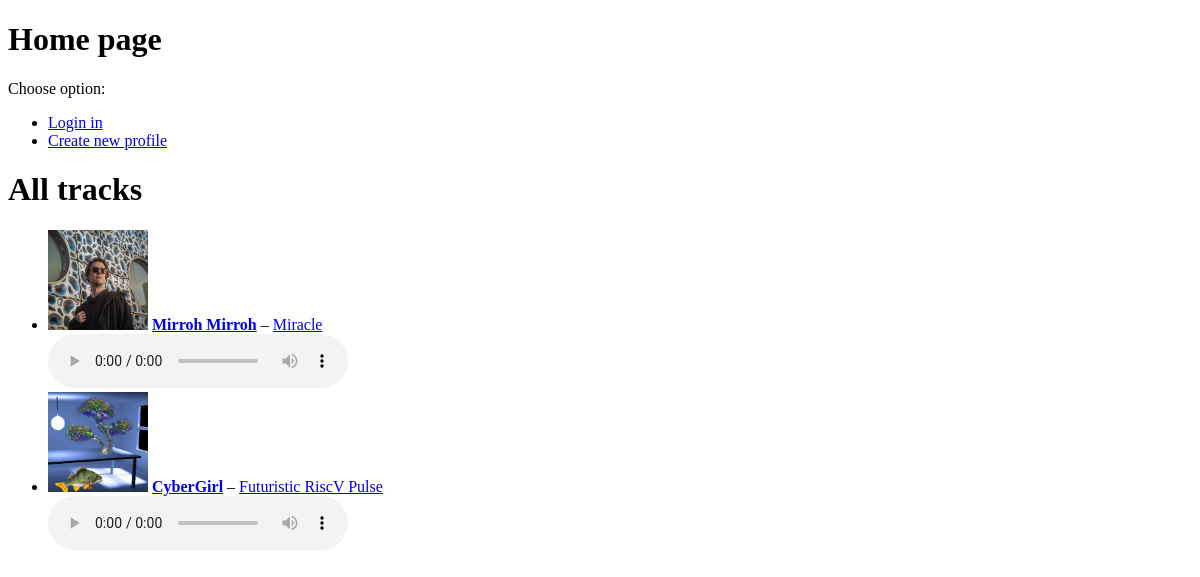
Before: / with the older database file.
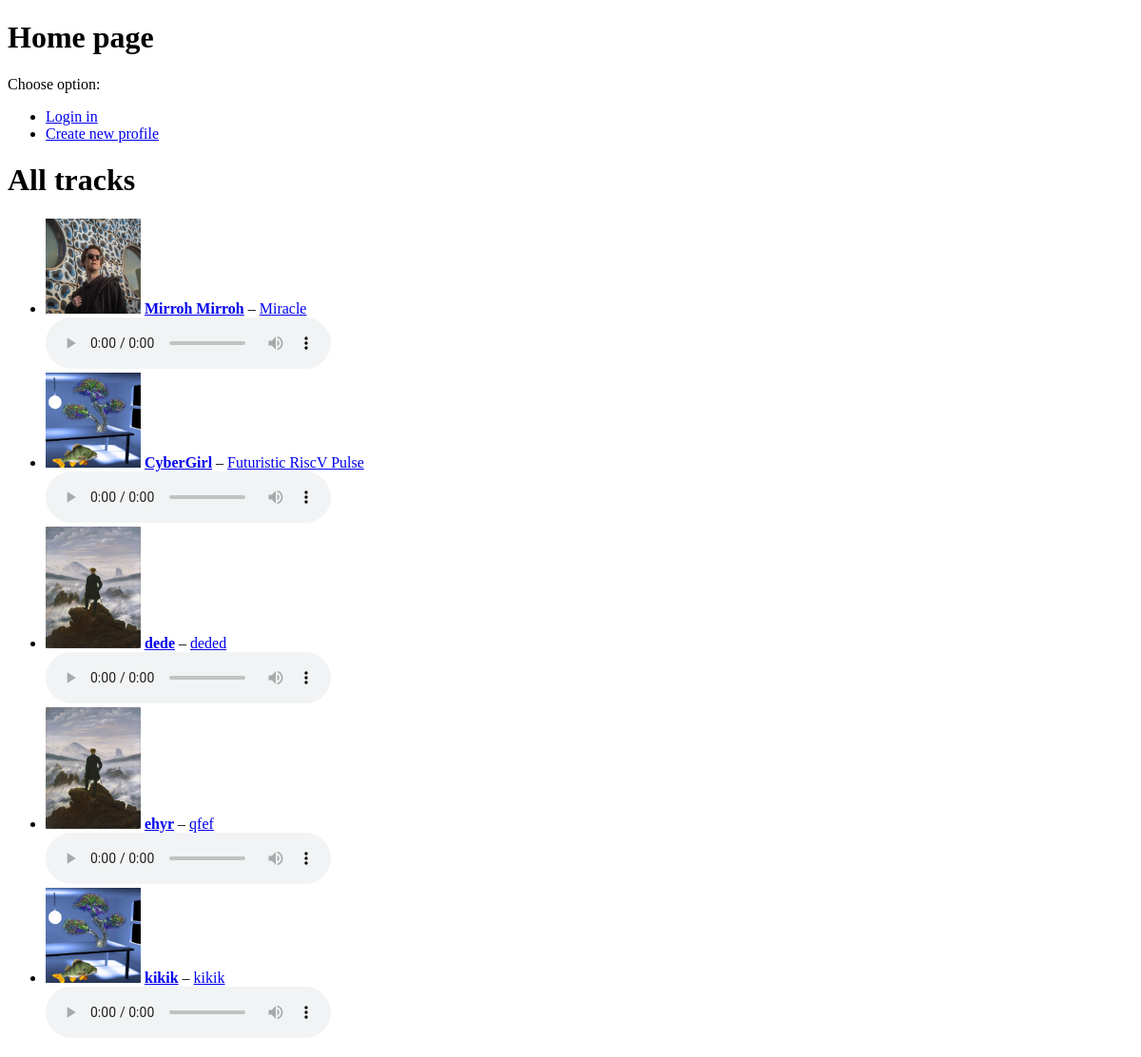
After: the same page with the newer database file.
### tables this page shows
CREATE TABLE songs (
    id INTEGER PRIMARY KEY,
    user_id INTEGER NOT NULL,
    title TEXT NOT NULL,
    artist TEXT NOT NULL CHECK (LENGTH(artist) > 0),
    audio_file_path TEXT NOT NULL,
    image_file_path TEXT NOT NULL,
    upload_date DATETIME DEFAULT CURRENT_TIMESTAMP,
    genre TEXT CHECK (LENGTH(genre) > 0),
    duration INTEGER CHECK (duration > 0),
    FOREIGN KEY (user_id) REFERENCES users(id) ON DELETE CASCADE
);

### app.py (the view)
@app.route("/")
def index():
    songs = get_songs()
    return render_template("index.html", songs=songs)

### repositories/songs_repository.py (called while the page is built)
def get_songs():
    connection = sqlite3.connect("database.db")
    connection.row_factory = sqlite3.Row #sanakirjamuodossa
    cursor = connection.cursor()
    cursor.execute("SELECT * FROM songs")
    songs = cursor.fetchall()
    connection.close()
    return songs

### templates/index.html (shortened to what this page needs)
<!DOCTYPE html>
<html>
<body>
    <h1>Home page</h1>
    {% if session.username %}
    <p>
      You have logged in as {{ session.username }}
    </p>
    <p>
      <a href="/user/{{ session['user_id'] }}">Profile</a>
    </p>
    <p>
      <a href="/logout">Log out</a>
    </p>
    {% else %}
    <p>Choose option:</p>
    <ul>
        <li><a href="/login_page">Login in</a></li>
        <li><a href="/register">Create new profile</a></li>
    </ul>
    {% endif %}
    <h1>All tracks</h1>
    <ul>
        {% for song in songs %}
        <li>
            <img src="{{ song.image_file_path }}" alt="Kansikuva" width="100">
            <strong><a href="/user/{{ song.user_id }}">{{ song.artist }}</a></strong> – <a href="/song/{{ song.id }}">{{ song.title }}</a>
            <br>
            <audio controls>
                {% if song.audio_file_path.endswith('.mp3') %}
                    <source src="{{ song.audio_file_path }}" type="audio/mpeg">
                {% elif song.audio_file_path.endswith('.wav') %}
                    <source src="{{ song.audio_file_path }}" type="audio/wav">
                {% else %}
                    <p>Tiedostotyyppi ei tuettu.</p>
                {% endif %}
            </audio>
        </li>
        {% endfor %}
    </ul>
</body>
</html>

Changed rows visible on the page:
added songs: image_file_path (picture), artist "dede", title "deded"
added songs: image_file_path (picture), artist "ehyr", title "qfef"
added songs: image_file_path (picture), artist "kikik", title "kikik"
